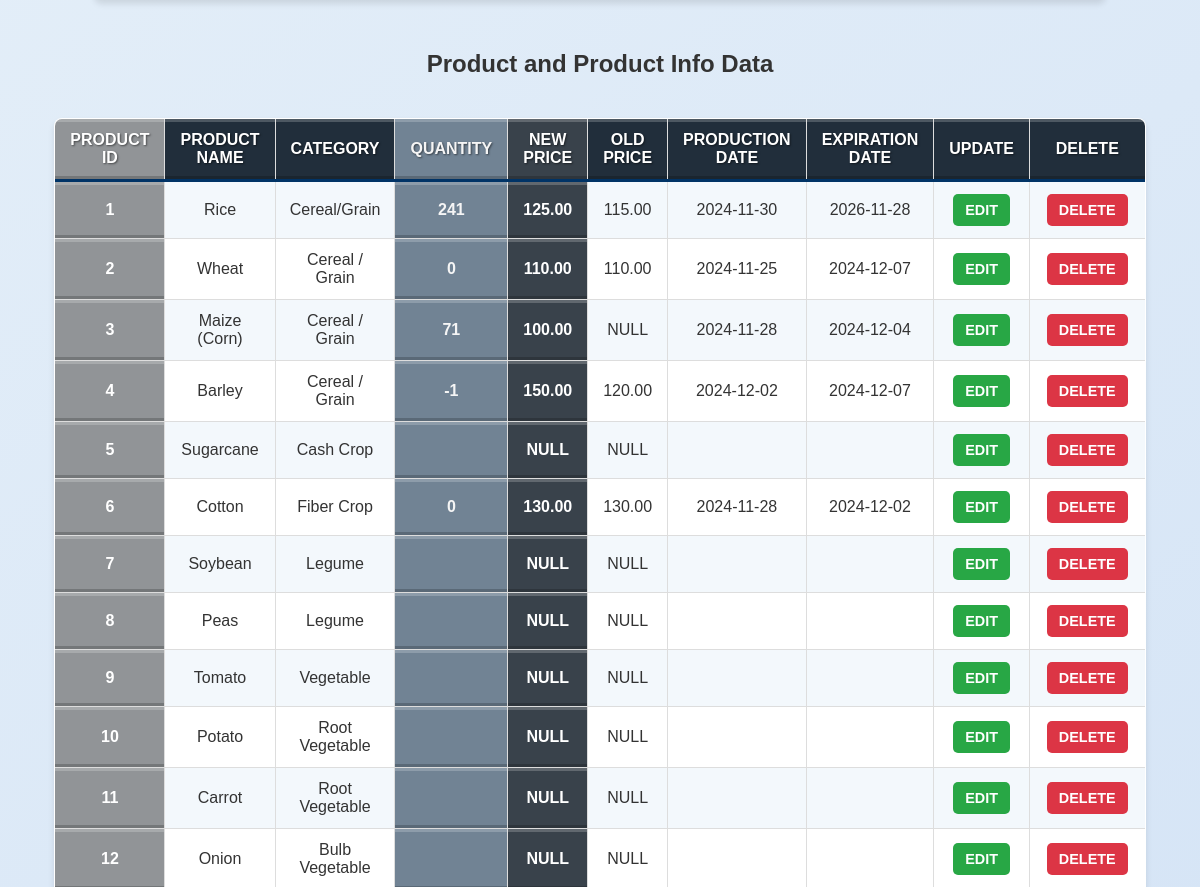
Before: /admin_db/product_db/product_info.php (middle part) with the older database file.
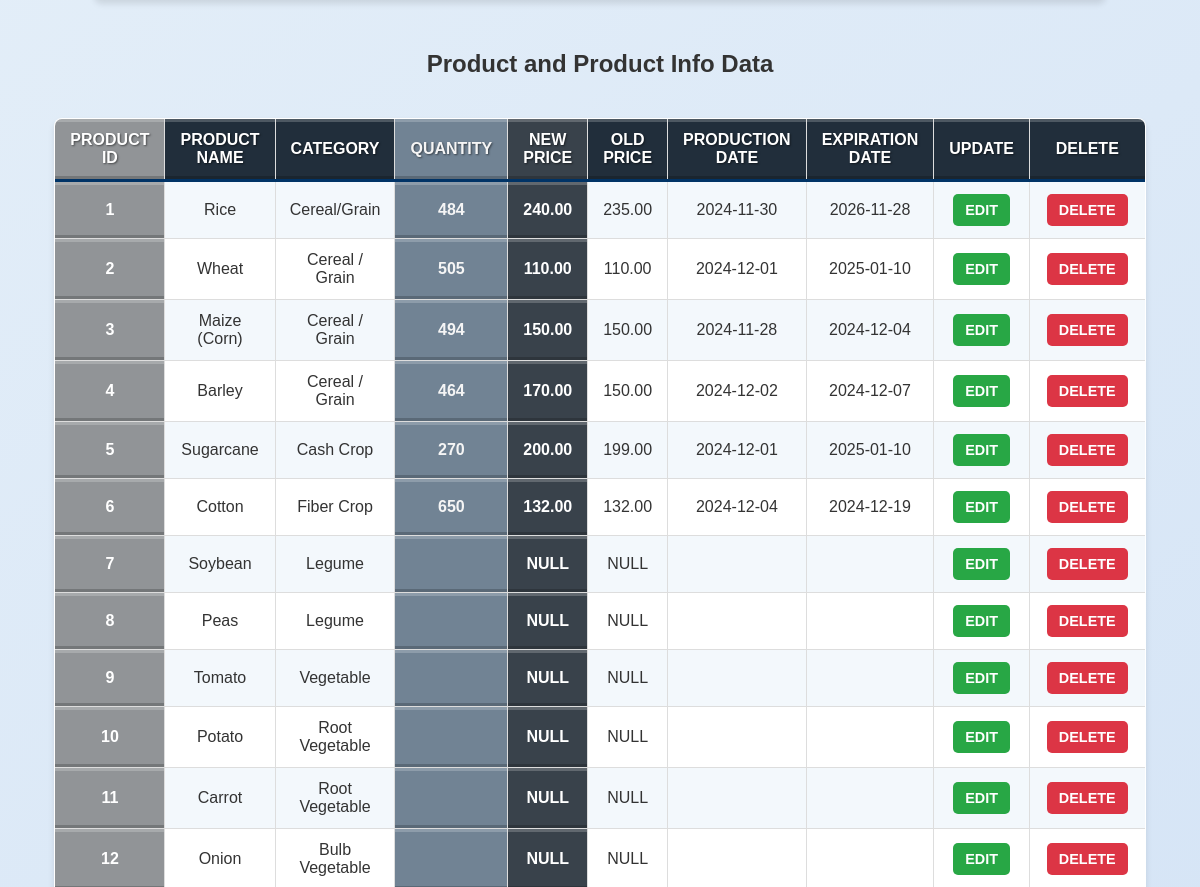
After: the same page with the newer database file.
### tables this page shows
CREATE TABLE `product_info` (
  `id` int(11) NOT NULL,
  `product_id` int(11) NOT NULL,
  `quantity` int(11) NOT NULL,
  `new_price` decimal(10,2) DEFAULT NULL,
  `old_price` decimal(10,2) DEFAULT NULL,
  `production_cost` decimal(10,2) NOT NULL,
  `production_date` date NOT NULL,
  `expiration_date` date NOT NULL
);

CREATE TABLE `product` (
  `product_id` int(11) NOT NULL,
  `product_name` varchar(100) DEFAULT NULL,
  `category` varchar(100) DEFAULT NULL,
  `seasonality` varchar(50) DEFAULT NULL
);

### admin_db/product_db/product_info.php (the view, shortened to what this page needs)
<?php
$host = "localhost";
$username = "root";
$password = "";
$database = "agriculture_product_data";
$conn = new mysqli($host, $username, $password, $database);
$sql = "SELECT
            pi.id,
            p.product_id,
            p.product_name,
            p.category,
            pi.quantity,
            pi.new_price,
            pi.old_price,
            pi.production_date,
            pi.expiration_date
        FROM
            PRODUCT p
        LEFT JOIN
            product_info pi ON p.product_id = pi.product_id
            ORDER BY p.product_id";
$result = $conn->query($sql);
?>
<!DOCTYPE html>
<html lang="en">
<head>
    <link rel="stylesheet" href="/admin_db/product_db/product_info_style.css">
</head>
<body>
    <h2>Product and Product Info Data</h2>
    <?php
    if ($result->num_rows > 0) {
        echo "<table border='1'>";
        echo "<tr>
                    <th>Product ID</th>
                    <th>Product Name</th>
                    <th>Category</th>
                    <th>Quantity</th>
                    <th>New Price</th>
                    <th>Old Price</th>
                    <th>Production Date</th>
                    <th>Expiration Date</th>
                    <th>Update</th>
                    <th>Delete</th>
                </tr>";
        while ($row = $result->fetch_assoc()) {
            echo "<tr>
                    <td>" . htmlspecialchars($row['product_id']) . "</td>
                    <td>" . htmlspecialchars($row['product_name']) . "</td>
                    <td>" . htmlspecialchars($row['category']) . "</td>
                    <td>" . htmlspecialchars($row['quantity']) . "</td>
                    <td>" . (is_null($row['new_price']) ? "NULL" : htmlspecialchars($row['new_price'])) . "</td>
                    <td>" . (is_null($row['old_price']) ? "NULL" : htmlspecialchars($row['old_price'])) . "</td>
                    <td>" . htmlspecialchars($row['production_date']) . "</td>
                    <td>" . htmlspecialchars($row['expiration_date']) . "</td>
                    <td>
                        <a href='?update=" . $row['id'] . "'>Edit</a>
                    </td>
                    <td>
                        <a href='?delete=" . $row['id'] . "' onclick=\"return confirm('Are you sure?');\">Delete</a>
                    </td>
                  </tr>";
        }
        echo "</table>";
    } else {
        echo "<p>No data found.</p>";
    }
    ?>
</body>
</html>

Changed rows visible on the page:
removed product_info: product.product_id "2", product.product_name "Wheat", product.category "Cereal / Grain", quantity "0", new_price "110.00", old_price "110.00", production_date "2024-11-25", expiration_date "2024-12-07"
no longer on this page (row unchanged): product: product_id "5", product_name "Sugarcane", category "Cash Crop", shows "NULL"
removed product_info: product.product_id "6", product.product_name "Cotton", product.category "Fiber Crop", quantity "0", new_price "130.00", old_price "130.00", production_date "2024-11-28", expiration_date "2024-12-02"
changed product_info "Rice": quantity "241" → "484"; new_price "125.00" → "240.00"; old_price "115.00" → "235.00"
added product_info: product.product_id "2", product.product_name "Wheat", product.category "Cereal / Grain", quantity "505", new_price "110.00", old_price "110.00", production_date "2024-12-01", expiration_date "2025-01-10"
changed product_info "Maize (Corn)": quantity "71" → "494"; new_price "100.00" → "150.00"; old_price (not shown) → "150.00"; no longer shows "NULL"
changed product_info "Barley": quantity "-1" → "464"; new_price "150.00" → "170.00"; old_price "120.00" → "150.00"
added product_info: product.product_id "5", product.product_name "Sugarcane", product.category "Cash Crop", quantity "270", new_price "200.00", old_price "199.00", production_date "2024-12-01", expiration_date "2025-01-10"
added product_info: product.product_id "6", product.product_name "Cotton", product.category "Fiber Crop", quantity "650", new_price "132.00", old_price "132.00", production_date "2024-12-04", expiration_date "2024-12-19"
